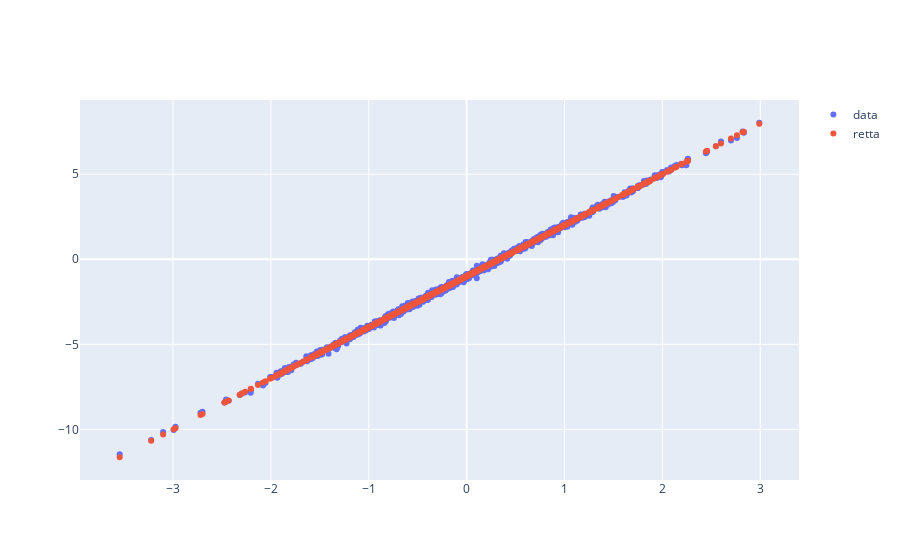

Source (notebook cell):
### Markdown cell above
Dato un qualunque set di valori della variabile indipendente ``x``, possiamo usare il modello di regressione lineare appena calcolato per stimare il valore della variabile target ``y``. Basta usare il metodo ``predict`` e fornire come ingresso i valori della variabile indipendente.

### Code cell
import plotly.offline as py
import plotly.graph_objs as go
py.init_notebook_mode(connected=True)

# Predico l'uscita per i valori della variabile indipendente x
yhat = linRegr.predict(x)


# Plotto variabile target (vera) e variabile target stimata dal modello di regressione lineare

data=[
    go.Scatter(x=x[:,0],y=y,mode="markers",name="data"),
    go.Scatter(x=x[:,0],y=yhat,mode="markers",name="retta ")
]
layout = go.Layout()
fig = go.Figure(data, layout)
py.iplot(fig)
# ATTENZIONE: quando plottate lo scatter plot con plotly, i valori delle coordinate 'x' e 'y' devono essere array di dimensione UNO!!!!!

### Figure 1 — Plotly figure (JSON) as saved in the notebook; plotly's stock layout.template omitted (floating-point values rounded to 4 significant figures; data arrays with more than 128 entries replaced by an {"elided": "..."} marker saying what was removed)
{"data": [{"mode": "markers", "name": "data", "type": "scatter", "x": {"elided": "1000 float values"}, "y": {"elided": "1000 float values"}}, {"mode": "markers", "name": "retta ", "type": "scatter", "x": {"elided": "1000 float values"}, "y": {"elided": "1000 float values"}}], "layout": {}}
